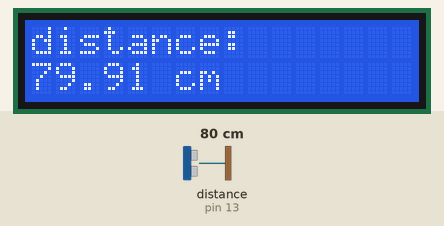
The sketch below on a simulated Arduino Uno, built with avr-gcc and run on an emulated ATmega328P. Parts: 16×2 character LCD. Wiring (inferred from the names in the program): ultrasonic range finder: trigger pin 10; echo pin 13. The inputs (shaded band) are chosen by the test bench; at power-on: distance to the obstacle (sensor on pin 13) 80 cm. The echo pulse lasts 58.3 µs per cm; what the sketch prints to the serial monitor is not drawn.

Above: at 1.2 s.
1.3 s: distance to the obstacle (sensor on pin 13) set to 4 cm
At 2.9 s:
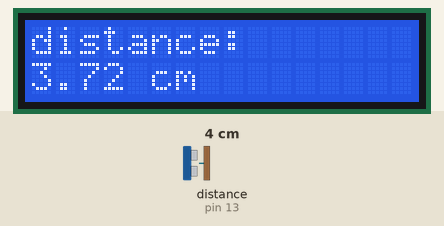
5.4 s: distance to the obstacle (sensor on pin 13) set to 2 cm
At 6.7 s:
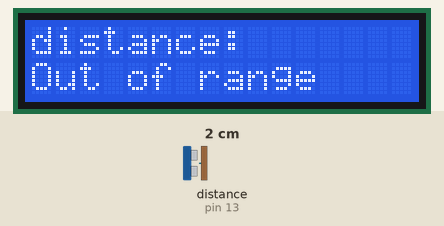
9.5 s: distance to the obstacle (sensor on pin 13) set to 9 cm
At 10.3 s:
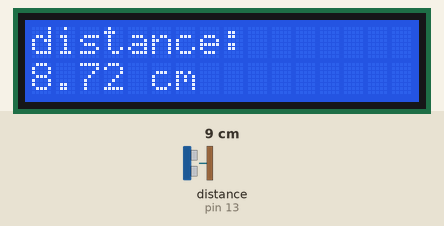
Timing chart, 0 to 12.5 s (numbered marks = the images above; inputs shaded):
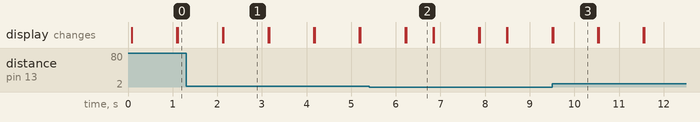

The sketch:

distance-measure.ino
```cpp
#include <LiquidCrystal_I2C.h>
#define trigPin 10
#define echoPin 13

LiquidCrystal_I2C lcd(0x3F, 16, 2);

void setup() {
  Serial.begin (9600);
  pinMode(trigPin, OUTPUT);
  pinMode(echoPin, INPUT);
  lcd.init();
  lcd.backlight();
  lcd.setCursor(0, 0);
}

void loop() {
  float duration, distance;
  digitalWrite(trigPin, LOW);
  delayMicroseconds(2);

  digitalWrite(trigPin, HIGH);
  delayMicroseconds(10);
  digitalWrite(trigPin, LOW);

  duration = pulseIn(echoPin, HIGH);
  distance = (duration / 2) * 0.0344;

  if (distance >= 400 || distance <= 2){
    Serial.print("Distance = ");
    Serial.println("Out of range");
    lcd.setCursor(0, 0);
    lcd.print("distance: ");
    lcd.setCursor(0, 1);
    lcd.print("Out of range");
    delay(100);
  }
  else {
    Serial.print("Distance = ");
    Serial.print(distance);
    Serial.println(" cm");
    lcd.setCursor(0, 0);
    lcd.print("distance: ");
    lcd.setCursor(0, 1);
    lcd.print(distance);
    lcd.print(" cm");
    delay(500);
  }
  delay(500);
  lcd.clear();
}
```

Measured:
- the behaviour switches between 3 and 2 cm on distance to the obstacle (sensor on pin 13) (found by bisection; images 1 and 2)
- after the input at 1.3 s, the display: first differs from a run without the input after 0.84 s (image 1)
- after the input at 5.4 s, the display: first differs from a run without the input after 0.83 s (image 2)
- what the display in image 1 shows lasts 1.0 s, from 2.1 s to 3.1 s
- what the display in image 2 shows lasts 0.6 s, from 6.2 s to 6.8 s
